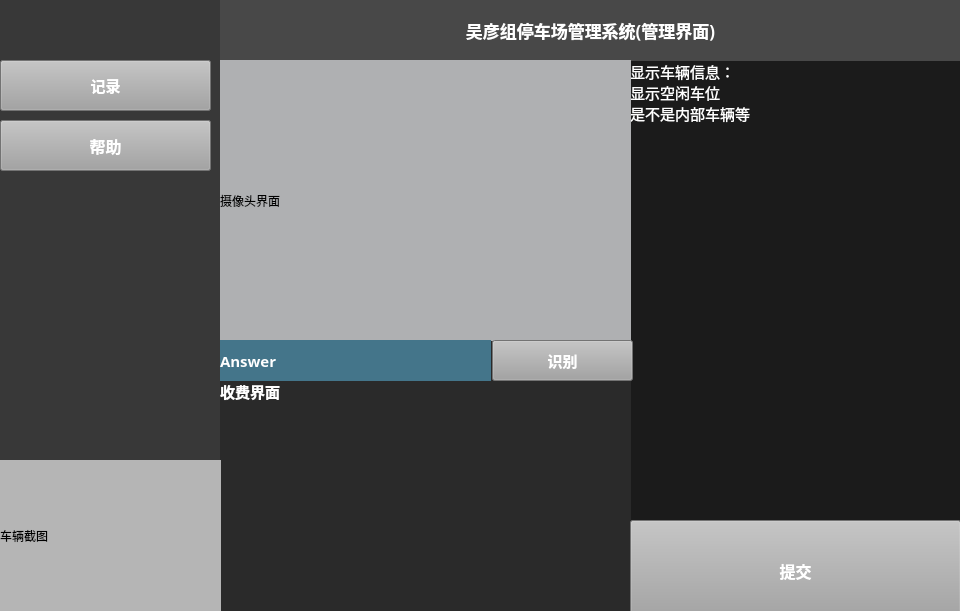
<?xml version="1.0" encoding="UTF-8"?>
<ui version="4.0">
 <class>MainWindow</class>
 <widget class="QMainWindow" name="MainWindow">
  <property name="geometry">
   <rect>
    <x>0</x>
    <y>0</y>
    <width>960</width>
    <height>611</height>
   </rect>
  </property>
  <property name="windowTitle">
   <string>MainWindow</string>
  </property>
  <property name="styleSheet">
   <string notr="true">background-color: rgb(42, 42, 42);</string>
  </property>
  <widget class="QWidget" name="centralwidget">
   <widget class="QPushButton" name="but_record">
    <property name="geometry">
     <rect>
      <x>0</x>
      <y>60</y>
      <width>211</width>
      <height>51</height>
     </rect>
    </property>
    <property name="palette">
     <palette>
      <active>
       <colorrole role="WindowText">
        <brush brushstyle="SolidPattern">
         <color alpha="255">
          <red>255</red>
          <green>255</green>
          <blue>255</blue>
         </color>
        </brush>
       </colorrole>
       <colorrole role="Button">
        <brush brushstyle="SolidPattern">
         <color alpha="255">
          <red>161</red>
          <green>161</green>
          <blue>161</blue>
         </color>
        </brush>
       </colorrole>
       <colorrole role="ButtonText">
        <brush brushstyle="SolidPattern">
         <color alpha="255">
          <red>255</red>
          <green>255</green>
          <blue>255</blue>
         </color>
        </brush>
       </colorrole>
       <colorrole role="Base">
        <brush brushstyle="SolidPattern">
         <color alpha="255">
          <red>161</red>
          <green>161</green>
          <blue>161</blue>
         </color>
        </brush>
       </colorrole>
       <colorrole role="Window">
        <brush brushstyle="SolidPattern">
         <color alpha="255">
          <red>161</red>
          <green>161</green>
          <blue>161</blue>
         </color>
        </brush>
       </colorrole>
      </active>
      <inactive>
       <colorrole role="WindowText">
        <brush brushstyle="SolidPattern">
         <color alpha="255">
          <red>255</red>
          <green>255</green>
          <blue>255</blue>
         </color>
        </brush>
       </colorrole>
       <colorrole role="Button">
        <brush brushstyle="SolidPattern">
         <color alpha="255">
          <red>161</red>
          <green>161</green>
          <blue>161</blue>
         </color>
        </brush>
       </colorrole>
       <colorrole role="ButtonText">
        <brush brushstyle="SolidPattern">
         <color alpha="255">
          <red>255</red>
          <green>255</green>
          <blue>255</blue>
         </color>
        </brush>
       </colorrole>
       <colorrole role="Base">
        <brush brushstyle="SolidPattern">
         <color alpha="255">
          <red>161</red>
          <green>161</green>
          <blue>161</blue>
         </color>
        </brush>
       </colorrole>
       <colorrole role="Window">
        <brush brushstyle="SolidPattern">
         <color alpha="255">
          <red>161</red>
          <green>161</green>
          <blue>161</blue>
         </color>
        </brush>
       </colorrole>
      </inactive>
      <disabled>
       <colorrole role="WindowText">
        <brush brushstyle="SolidPattern">
         <color alpha="255">
          <red>120</red>
          <green>120</green>
          <blue>120</blue>
         </color>
        </brush>
       </colorrole>
       <colorrole role="Button">
        <brush brushstyle="SolidPattern">
         <color alpha="255">
          <red>161</red>
          <green>161</green>
          <blue>161</blue>
         </color>
        </brush>
       </colorrole>
       <colorrole role="ButtonText">
        <brush brushstyle="SolidPattern">
         <color alpha="255">
          <red>120</red>
          <green>120</green>
          <blue>120</blue>
         </color>
        </brush>
       </colorrole>
       <colorrole role="Base">
        <brush brushstyle="SolidPattern">
         <color alpha="255">
          <red>161</red>
          <green>161</green>
          <blue>161</blue>
         </color>
        </brush>
       </colorrole>
       <colorrole role="Window">
        <brush brushstyle="SolidPattern">
         <color alpha="255">
          <red>161</red>
          <green>161</green>
          <blue>161</blue>
         </color>
        </brush>
       </colorrole>
      </disabled>
     </palette>
    </property>
    <property name="font">
     <font>
      <family>方正姚体</family>
      <pointsize>11</pointsize>
      <weight>75</weight>
      <bold>true</bold>
     </font>
    </property>
    <property name="styleSheet">
     <string notr="true">background-color: rgb(161, 161, 161);</string>
    </property>
    <property name="text">
     <string>记录</string>
    </property>
   </widget>
   <widget class="QLabel" name="label_infor">
    <property name="geometry">
     <rect>
      <x>630</x>
      <y>60</y>
      <width>331</width>
      <height>461</height>
     </rect>
    </property>
    <property name="palette">
     <palette>
      <active>
       <colorrole role="WindowText">
        <brush brushstyle="SolidPattern">
         <color alpha="255">
          <red>255</red>
          <green>255</green>
          <blue>255</blue>
         </color>
        </brush>
       </colorrole>
       <colorrole role="Button">
        <brush brushstyle="SolidPattern">
         <color alpha="255">
          <red>27</red>
          <green>27</green>
          <blue>27</blue>
         </color>
        </brush>
       </colorrole>
       <colorrole role="Base">
        <brush brushstyle="SolidPattern">
         <color alpha="255">
          <red>27</red>
          <green>27</green>
          <blue>27</blue>
         </color>
        </brush>
       </colorrole>
       <colorrole role="Window">
        <brush brushstyle="SolidPattern">
         <color alpha="255">
          <red>27</red>
          <green>27</green>
          <blue>27</blue>
         </color>
        </brush>
       </colorrole>
      </active>
      <inactive>
       <colorrole role="WindowText">
        <brush brushstyle="SolidPattern">
         <color alpha="255">
          <red>255</red>
          <green>255</green>
          <blue>255</blue>
         </color>
        </brush>
       </colorrole>
       <colorrole role="Button">
        <brush brushstyle="SolidPattern">
         <color alpha="255">
          <red>27</red>
          <green>27</green>
          <blue>27</blue>
         </color>
        </brush>
       </colorrole>
       <colorrole role="Base">
        <brush brushstyle="SolidPattern">
         <color alpha="255">
          <red>27</red>
          <green>27</green>
          <blue>27</blue>
         </color>
        </brush>
       </colorrole>
       <colorrole role="Window">
        <brush brushstyle="SolidPattern">
         <color alpha="255">
          <red>27</red>
          <green>27</green>
          <blue>27</blue>
         </color>
        </brush>
       </colorrole>
      </inactive>
      <disabled>
       <colorrole role="WindowText">
        <brush brushstyle="SolidPattern">
         <color alpha="255">
          <red>120</red>
          <green>120</green>
          <blue>120</blue>
         </color>
        </brush>
       </colorrole>
       <colorrole role="Button">
        <brush brushstyle="SolidPattern">
         <color alpha="255">
          <red>27</red>
          <green>27</green>
          <blue>27</blue>
         </color>
        </brush>
       </colorrole>
       <colorrole role="Base">
        <brush brushstyle="SolidPattern">
         <color alpha="255">
          <red>27</red>
          <green>27</green>
          <blue>27</blue>
         </color>
        </brush>
       </colorrole>
       <colorrole role="Window">
        <brush brushstyle="SolidPattern">
         <color alpha="255">
          <red>27</red>
          <green>27</green>
          <blue>27</blue>
         </color>
        </brush>
       </colorrole>
      </disabled>
     </palette>
    </property>
    <property name="font">
     <font>
      <family>方正姚体</family>
      <pointsize>11</pointsize>
     </font>
    </property>
    <property name="styleSheet">
     <string notr="true">background-color: rgb(27, 27, 27);</string>
    </property>
    <property name="frameShadow">
     <enum>QFrame::Plain</enum>
    </property>
    <property name="lineWidth">
     <number>1</number>
    </property>
    <property name="midLineWidth">
     <number>0</number>
    </property>
    <property name="text">
     <string>显示车辆信息：
显示空闲车位
是不是内部车辆等</string>
    </property>
    <property name="textFormat">
     <enum>Qt::AutoText</enum>
    </property>
    <property name="alignment">
     <set>Qt::AlignLeading|Qt::AlignLeft|Qt::AlignTop</set>
    </property>
   </widget>
   <widget class="QLabel" name="back_top">
    <property name="geometry">
     <rect>
      <x>220</x>
      <y>0</y>
      <width>741</width>
      <height>61</height>
     </rect>
    </property>
    <property name="palette">
     <palette>
      <active>
       <colorrole role="WindowText">
        <brush brushstyle="SolidPattern">
         <color alpha="255">
          <red>255</red>
          <green>255</green>
          <blue>255</blue>
         </color>
        </brush>
       </colorrole>
       <colorrole role="Button">
        <brush brushstyle="SolidPattern">
         <color alpha="255">
          <red>72</red>
          <green>72</green>
          <blue>72</blue>
         </color>
        </brush>
       </colorrole>
       <colorrole role="Base">
        <brush brushstyle="SolidPattern">
         <color alpha="255">
          <red>72</red>
          <green>72</green>
          <blue>72</blue>
         </color>
        </brush>
       </colorrole>
       <colorrole role="Window">
        <brush brushstyle="SolidPattern">
         <color alpha="255">
          <red>72</red>
          <green>72</green>
          <blue>72</blue>
         </color>
        </brush>
       </colorrole>
      </active>
      <inactive>
       <colorrole role="WindowText">
        <brush brushstyle="SolidPattern">
         <color alpha="255">
          <red>255</red>
          <green>255</green>
          <blue>255</blue>
         </color>
        </brush>
       </colorrole>
       <colorrole role="Button">
        <brush brushstyle="SolidPattern">
         <color alpha="255">
          <red>72</red>
          <green>72</green>
          <blue>72</blue>
         </color>
        </brush>
       </colorrole>
       <colorrole role="Base">
        <brush brushstyle="SolidPattern">
         <color alpha="255">
          <red>72</red>
          <green>72</green>
          <blue>72</blue>
         </color>
        </brush>
       </colorrole>
       <colorrole role="Window">
        <brush brushstyle="SolidPattern">
         <color alpha="255">
          <red>72</red>
          <green>72</green>
          <blue>72</blue>
         </color>
        </brush>
       </colorrole>
      </inactive>
      <disabled>
       <colorrole role="WindowText">
        <brush brushstyle="SolidPattern">
         <color alpha="255">
          <red>120</red>
          <green>120</green>
          <blue>120</blue>
         </color>
        </brush>
       </colorrole>
       <colorrole role="Button">
        <brush brushstyle="SolidPattern">
         <color alpha="255">
          <red>72</red>
          <green>72</green>
          <blue>72</blue>
         </color>
        </brush>
       </colorrole>
       <colorrole role="Base">
        <brush brushstyle="SolidPattern">
         <color alpha="255">
          <red>72</red>
          <green>72</green>
          <blue>72</blue>
         </color>
        </brush>
       </colorrole>
       <colorrole role="Window">
        <brush brushstyle="SolidPattern">
         <color alpha="255">
          <red>72</red>
          <green>72</green>
          <blue>72</blue>
         </color>
        </brush>
       </colorrole>
      </disabled>
     </palette>
    </property>
    <property name="font">
     <font>
      <family>方正姚体</family>
      <pointsize>13</pointsize>
      <weight>75</weight>
      <bold>true</bold>
     </font>
    </property>
    <property name="styleSheet">
     <string notr="true">background-color: rgb(72, 72, 72);</string>
    </property>
    <property name="inputMethodHints">
     <set>Qt::ImhNone</set>
    </property>
    <property name="frameShape">
     <enum>QFrame::NoFrame</enum>
    </property>
    <property name="text">
     <string>吴彦组停车场管理系统(管理界面)</string>
    </property>
    <property name="textFormat">
     <enum>Qt::MarkdownText</enum>
    </property>
    <property name="alignment">
     <set>Qt::AlignCenter</set>
    </property>
    <property name="wordWrap">
     <bool>false</bool>
    </property>
    <property name="openExternalLinks">
     <bool>false</bool>
    </property>
   </widget>
   <widget class="QLabel" name="label_money">
    <property name="geometry">
     <rect>
      <x>220</x>
      <y>380</y>
      <width>411</width>
      <height>241</height>
     </rect>
    </property>
    <property name="palette">
     <palette>
      <active>
       <colorrole role="WindowText">
        <brush brushstyle="SolidPattern">
         <color alpha="255">
          <red>255</red>
          <green>255</green>
          <blue>255</blue>
         </color>
        </brush>
       </colorrole>
       <colorrole role="Button">
        <brush brushstyle="SolidPattern">
         <color alpha="255">
          <red>42</red>
          <green>42</green>
          <blue>42</blue>
         </color>
        </brush>
       </colorrole>
       <colorrole role="Base">
        <brush brushstyle="SolidPattern">
         <color alpha="255">
          <red>42</red>
          <green>42</green>
          <blue>42</blue>
         </color>
        </brush>
       </colorrole>
       <colorrole role="Window">
        <brush brushstyle="SolidPattern">
         <color alpha="255">
          <red>42</red>
          <green>42</green>
          <blue>42</blue>
         </color>
        </brush>
       </colorrole>
      </active>
      <inactive>
       <colorrole role="WindowText">
        <brush brushstyle="SolidPattern">
         <color alpha="255">
          <red>255</red>
          <green>255</green>
          <blue>255</blue>
         </color>
        </brush>
       </colorrole>
       <colorrole role="Button">
        <brush brushstyle="SolidPattern">
         <color alpha="255">
          <red>42</red>
          <green>42</green>
          <blue>42</blue>
         </color>
        </brush>
       </colorrole>
       <colorrole role="Base">
        <brush brushstyle="SolidPattern">
         <color alpha="255">
          <red>42</red>
          <green>42</green>
          <blue>42</blue>
         </color>
        </brush>
       </colorrole>
       <colorrole role="Window">
        <brush brushstyle="SolidPattern">
         <color alpha="255">
          <red>42</red>
          <green>42</green>
          <blue>42</blue>
         </color>
        </brush>
       </colorrole>
      </inactive>
      <disabled>
       <colorrole role="WindowText">
        <brush brushstyle="SolidPattern">
         <color alpha="255">
          <red>120</red>
          <green>120</green>
          <blue>120</blue>
         </color>
        </brush>
       </colorrole>
       <colorrole role="Button">
        <brush brushstyle="SolidPattern">
         <color alpha="255">
          <red>42</red>
          <green>42</green>
          <blue>42</blue>
         </color>
        </brush>
       </colorrole>
       <colorrole role="Base">
        <brush brushstyle="SolidPattern">
         <color alpha="255">
          <red>42</red>
          <green>42</green>
          <blue>42</blue>
         </color>
        </brush>
       </colorrole>
       <colorrole role="Window">
        <brush brushstyle="SolidPattern">
         <color alpha="255">
          <red>42</red>
          <green>42</green>
          <blue>42</blue>
         </color>
        </brush>
       </colorrole>
      </disabled>
     </palette>
    </property>
    <property name="font">
     <font>
      <family>方正姚体</family>
      <pointsize>11</pointsize>
      <weight>75</weight>
      <bold>true</bold>
     </font>
    </property>
    <property name="styleSheet">
     <string notr="true">background-color: rgb(42, 42, 42);</string>
    </property>
    <property name="text">
     <string>收费界面</string>
    </property>
    <property name="alignment">
     <set>Qt::AlignLeading|Qt::AlignLeft|Qt::AlignTop</set>
    </property>
   </widget>
   <widget class="QPushButton" name="but_img_2">
    <property name="geometry">
     <rect>
      <x>630</x>
      <y>520</y>
      <width>331</width>
      <height>101</height>
     </rect>
    </property>
    <property name="palette">
     <palette>
      <active>
       <colorrole role="Button">
        <brush brushstyle="SolidPattern">
         <color alpha="255">
          <red>161</red>
          <green>161</green>
          <blue>161</blue>
         </color>
        </brush>
       </colorrole>
       <colorrole role="ButtonText">
        <brush brushstyle="SolidPattern">
         <color alpha="255">
          <red>255</red>
          <green>255</green>
          <blue>255</blue>
         </color>
        </brush>
       </colorrole>
       <colorrole role="Base">
        <brush brushstyle="SolidPattern">
         <color alpha="255">
          <red>161</red>
          <green>161</green>
          <blue>161</blue>
         </color>
        </brush>
       </colorrole>
       <colorrole role="Window">
        <brush brushstyle="SolidPattern">
         <color alpha="255">
          <red>161</red>
          <green>161</green>
          <blue>161</blue>
         </color>
        </brush>
       </colorrole>
      </active>
      <inactive>
       <colorrole role="Button">
        <brush brushstyle="SolidPattern">
         <color alpha="255">
          <red>161</red>
          <green>161</green>
          <blue>161</blue>
         </color>
        </brush>
       </colorrole>
       <colorrole role="ButtonText">
        <brush brushstyle="SolidPattern">
         <color alpha="255">
          <red>255</red>
          <green>255</green>
          <blue>255</blue>
         </color>
        </brush>
       </colorrole>
       <colorrole role="Base">
        <brush brushstyle="SolidPattern">
         <color alpha="255">
          <red>161</red>
          <green>161</green>
          <blue>161</blue>
         </color>
        </brush>
       </colorrole>
       <colorrole role="Window">
        <brush brushstyle="SolidPattern">
         <color alpha="255">
          <red>161</red>
          <green>161</green>
          <blue>161</blue>
         </color>
        </brush>
       </colorrole>
      </inactive>
      <disabled>
       <colorrole role="Button">
        <brush brushstyle="SolidPattern">
         <color alpha="255">
          <red>161</red>
          <green>161</green>
          <blue>161</blue>
         </color>
        </brush>
       </colorrole>
       <colorrole role="ButtonText">
        <brush brushstyle="SolidPattern">
         <color alpha="255">
          <red>120</red>
          <green>120</green>
          <blue>120</blue>
         </color>
        </brush>
       </colorrole>
       <colorrole role="Base">
        <brush brushstyle="SolidPattern">
         <color alpha="255">
          <red>161</red>
          <green>161</green>
          <blue>161</blue>
         </color>
        </brush>
       </colorrole>
       <colorrole role="Window">
        <brush brushstyle="SolidPattern">
         <color alpha="255">
          <red>161</red>
          <green>161</green>
          <blue>161</blue>
         </color>
        </brush>
       </colorrole>
      </disabled>
     </palette>
    </property>
    <property name="font">
     <font>
      <family>方正姚体</family>
      <pointsize>12</pointsize>
      <weight>75</weight>
      <italic>false</italic>
      <bold>true</bold>
     </font>
    </property>
    <property name="styleSheet">
     <string notr="true">
background-color: rgb(161, 161, 161);</string>
    </property>
    <property name="text">
     <string>提交</string>
    </property>
   </widget>
   <widget class="QLabel" name="back_left">
    <property name="geometry">
     <rect>
      <x>0</x>
      <y>0</y>
      <width>221</width>
      <height>621</height>
     </rect>
    </property>
    <property name="styleSheet">
     <string notr="true">
background-color: rgb(56, 56, 56);
</string>
    </property>
    <property name="text">
     <string/>
    </property>
   </widget>
   <widget class="QLabel" name="img_camera">
    <property name="geometry">
     <rect>
      <x>220</x>
      <y>60</y>
      <width>411</width>
      <height>281</height>
     </rect>
    </property>
    <property name="styleSheet">
     <string notr="true">background-color: rgb(175, 176, 178);</string>
    </property>
    <property name="text">
     <string>摄像头界面</string>
    </property>
   </widget>
   <widget class="QPushButton" name="but_catch">
    <property name="geometry">
     <rect>
      <x>492</x>
      <y>340</y>
      <width>141</width>
      <height>41</height>
     </rect>
    </property>
    <property name="palette">
     <palette>
      <active>
       <colorrole role="Button">
        <brush brushstyle="SolidPattern">
         <color alpha="255">
          <red>161</red>
          <green>161</green>
          <blue>161</blue>
         </color>
        </brush>
       </colorrole>
       <colorrole role="ButtonText">
        <brush brushstyle="SolidPattern">
         <color alpha="255">
          <red>255</red>
          <green>255</green>
          <blue>255</blue>
         </color>
        </brush>
       </colorrole>
       <colorrole role="Base">
        <brush brushstyle="SolidPattern">
         <color alpha="255">
          <red>161</red>
          <green>161</green>
          <blue>161</blue>
         </color>
        </brush>
       </colorrole>
       <colorrole role="Window">
        <brush brushstyle="SolidPattern">
         <color alpha="255">
          <red>161</red>
          <green>161</green>
          <blue>161</blue>
         </color>
        </brush>
       </colorrole>
      </active>
      <inactive>
       <colorrole role="Button">
        <brush brushstyle="SolidPattern">
         <color alpha="255">
          <red>161</red>
          <green>161</green>
          <blue>161</blue>
         </color>
        </brush>
       </colorrole>
       <colorrole role="ButtonText">
        <brush brushstyle="SolidPattern">
         <color alpha="255">
          <red>255</red>
          <green>255</green>
          <blue>255</blue>
         </color>
        </brush>
       </colorrole>
       <colorrole role="Base">
        <brush brushstyle="SolidPattern">
         <color alpha="255">
          <red>161</red>
          <green>161</green>
          <blue>161</blue>
         </color>
        </brush>
       </colorrole>
       <colorrole role="Window">
        <brush brushstyle="SolidPattern">
         <color alpha="255">
          <red>161</red>
          <green>161</green>
          <blue>161</blue>
         </color>
        </brush>
       </colorrole>
      </inactive>
      <disabled>
       <colorrole role="Button">
        <brush brushstyle="SolidPattern">
         <color alpha="255">
          <red>161</red>
          <green>161</green>
          <blue>161</blue>
         </color>
        </brush>
       </colorrole>
       <colorrole role="ButtonText">
        <brush brushstyle="SolidPattern">
         <color alpha="255">
          <red>120</red>
          <green>120</green>
          <blue>120</blue>
         </color>
        </brush>
       </colorrole>
       <colorrole role="Base">
        <brush brushstyle="SolidPattern">
         <color alpha="255">
          <red>161</red>
          <green>161</green>
          <blue>161</blue>
         </color>
        </brush>
       </colorrole>
       <colorrole role="Window">
        <brush brushstyle="SolidPattern">
         <color alpha="255">
          <red>161</red>
          <green>161</green>
          <blue>161</blue>
         </color>
        </brush>
       </colorrole>
      </disabled>
     </palette>
    </property>
    <property name="font">
     <font>
      <family>方正姚体</family>
      <pointsize>11</pointsize>
      <weight>75</weight>
      <bold>true</bold>
     </font>
    </property>
    <property name="styleSheet">
     <string notr="true">background-color: rgb(161, 161, 161);</string>
    </property>
    <property name="text">
     <string>识别</string>
    </property>
   </widget>
   <widget class="QPushButton" name="but_img">
    <property name="geometry">
     <rect>
      <x>0</x>
      <y>120</y>
      <width>211</width>
      <height>51</height>
     </rect>
    </property>
    <property name="palette">
     <palette>
      <active>
       <colorrole role="Button">
        <brush brushstyle="SolidPattern">
         <color alpha="255">
          <red>161</red>
          <green>161</green>
          <blue>161</blue>
         </color>
        </brush>
       </colorrole>
       <colorrole role="ButtonText">
        <brush brushstyle="SolidPattern">
         <color alpha="255">
          <red>255</red>
          <green>255</green>
          <blue>255</blue>
         </color>
        </brush>
       </colorrole>
       <colorrole role="Base">
        <brush brushstyle="SolidPattern">
         <color alpha="255">
          <red>161</red>
          <green>161</green>
          <blue>161</blue>
         </color>
        </brush>
       </colorrole>
       <colorrole role="Window">
        <brush brushstyle="SolidPattern">
         <color alpha="255">
          <red>161</red>
          <green>161</green>
          <blue>161</blue>
         </color>
        </brush>
       </colorrole>
      </active>
      <inactive>
       <colorrole role="Button">
        <brush brushstyle="SolidPattern">
         <color alpha="255">
          <red>161</red>
          <green>161</green>
          <blue>161</blue>
         </color>
        </brush>
       </colorrole>
       <colorrole role="ButtonText">
        <brush brushstyle="SolidPattern">
         <color alpha="255">
          <red>255</red>
          <green>255</green>
          <blue>255</blue>
         </color>
        </brush>
       </colorrole>
       <colorrole role="Base">
        <brush brushstyle="SolidPattern">
         <color alpha="255">
          <red>161</red>
          <green>161</green>
          <blue>161</blue>
         </color>
        </brush>
       </colorrole>
       <colorrole role="Window">
        <brush brushstyle="SolidPattern">
         <color alpha="255">
          <red>161</red>
          <green>161</green>
          <blue>161</blue>
         </color>
        </brush>
       </colorrole>
      </inactive>
      <disabled>
       <colorrole role="Button">
        <brush brushstyle="SolidPattern">
         <color alpha="255">
          <red>161</red>
          <green>161</green>
          <blue>161</blue>
         </color>
        </brush>
       </colorrole>
       <colorrole role="ButtonText">
        <brush brushstyle="SolidPattern">
         <color alpha="255">
          <red>120</red>
          <green>120</green>
          <blue>120</blue>
         </color>
        </brush>
       </colorrole>
       <colorrole role="Base">
        <brush brushstyle="SolidPattern">
         <color alpha="255">
          <red>161</red>
          <green>161</green>
          <blue>161</blue>
         </color>
        </brush>
       </colorrole>
       <colorrole role="Window">
        <brush brushstyle="SolidPattern">
         <color alpha="255">
          <red>161</red>
          <green>161</green>
          <blue>161</blue>
         </color>
        </brush>
       </colorrole>
      </disabled>
     </palette>
    </property>
    <property name="font">
     <font>
      <family>方正姚体</family>
      <pointsize>12</pointsize>
      <weight>75</weight>
      <italic>false</italic>
      <bold>true</bold>
     </font>
    </property>
    <property name="styleSheet">
     <string notr="true">
background-color: rgb(161, 161, 161);</string>
    </property>
    <property name="text">
     <string>帮助</string>
    </property>
   </widget>
   <widget class="QLabel" name="label_answer">
    <property name="geometry">
     <rect>
      <x>220</x>
      <y>340</y>
      <width>271</width>
      <height>41</height>
     </rect>
    </property>
    <property name="palette">
     <palette>
      <active>
       <colorrole role="WindowText">
        <brush brushstyle="SolidPattern">
         <color alpha="255">
          <red>254</red>
          <green>254</green>
          <blue>254</blue>
         </color>
        </brush>
       </colorrole>
       <colorrole role="Button">
        <brush brushstyle="SolidPattern">
         <color alpha="255">
          <red>68</red>
          <green>117</green>
          <blue>138</blue>
         </color>
        </brush>
       </colorrole>
       <colorrole role="Base">
        <brush brushstyle="SolidPattern">
         <color alpha="255">
          <red>68</red>
          <green>117</green>
          <blue>138</blue>
         </color>
        </brush>
       </colorrole>
       <colorrole role="Window">
        <brush brushstyle="SolidPattern">
         <color alpha="255">
          <red>68</red>
          <green>117</green>
          <blue>138</blue>
         </color>
        </brush>
       </colorrole>
      </active>
      <inactive>
       <colorrole role="WindowText">
        <brush brushstyle="SolidPattern">
         <color alpha="255">
          <red>254</red>
          <green>254</green>
          <blue>254</blue>
         </color>
        </brush>
       </colorrole>
       <colorrole role="Button">
        <brush brushstyle="SolidPattern">
         <color alpha="255">
          <red>68</red>
          <green>117</green>
          <blue>138</blue>
         </color>
        </brush>
       </colorrole>
       <colorrole role="Base">
        <brush brushstyle="SolidPattern">
         <color alpha="255">
          <red>68</red>
          <green>117</green>
          <blue>138</blue>
         </color>
        </brush>
       </colorrole>
       <colorrole role="Window">
        <brush brushstyle="SolidPattern">
         <color alpha="255">
          <red>68</red>
          <green>117</green>
          <blue>138</blue>
         </color>
        </brush>
       </colorrole>
      </inactive>
      <disabled>
       <colorrole role="WindowText">
        <brush brushstyle="SolidPattern">
         <color alpha="255">
          <red>120</red>
          <green>120</green>
          <blue>120</blue>
         </color>
        </brush>
       </colorrole>
       <colorrole role="Button">
        <brush brushstyle="SolidPattern">
         <color alpha="255">
          <red>68</red>
          <green>117</green>
          <blue>138</blue>
         </color>
        </brush>
       </colorrole>
       <colorrole role="Base">
        <brush brushstyle="SolidPattern">
         <color alpha="255">
          <red>68</red>
          <green>117</green>
          <blue>138</blue>
         </color>
        </brush>
       </colorrole>
       <colorrole role="Window">
        <brush brushstyle="SolidPattern">
         <color alpha="255">
          <red>68</red>
          <green>117</green>
          <blue>138</blue>
         </color>
        </brush>
       </colorrole>
      </disabled>
     </palette>
    </property>
    <property name="font">
     <font>
      <family>方正姚体</family>
      <pointsize>11</pointsize>
      <weight>75</weight>
      <bold>true</bold>
     </font>
    </property>
    <property name="styleSheet">
     <string notr="true">
background-color: rgb(68, 117, 138);</string>
    </property>
    <property name="text">
     <string>Answer</string>
    </property>
   </widget>
   <widget class="QLabel" name="img_label">
    <property name="geometry">
     <rect>
      <x>0</x>
      <y>460</y>
      <width>221</width>
      <height>151</height>
     </rect>
    </property>
    <property name="styleSheet">
     <string notr="true">background-color: rgb(181, 181, 181);</string>
    </property>
    <property name="text">
     <string>车辆截图</string>
    </property>
   </widget>
   <zorder>back_left</zorder>
   <zorder>but_record</zorder>
   <zorder>label_infor</zorder>
   <zorder>back_top</zorder>
   <zorder>label_money</zorder>
   <zorder>but_img_2</zorder>
   <zorder>img_camera</zorder>
   <zorder>but_catch</zorder>
   <zorder>but_img</zorder>
   <zorder>label_answer</zorder>
   <zorder>img_label</zorder>
  </widget>
 </widget>
 <resources/>
 <connections>
  <connection>
   <sender>but_catch</sender>
   <signal>clicked()</signal>
   <receiver>MainWindow</receiver>
   <slot>capture()</slot>
   <hints>
    <hint type="sourcelabel">
     <x>562</x>
     <y>360</y>
    </hint>
    <hint type="destinationlabel">
     <x>479</x>
     <y>308</y>
    </hint>
   </hints>
  </connection>
 </connections>
 <slots>
  <slot>capture()</slot>
 </slots>
</ui>
